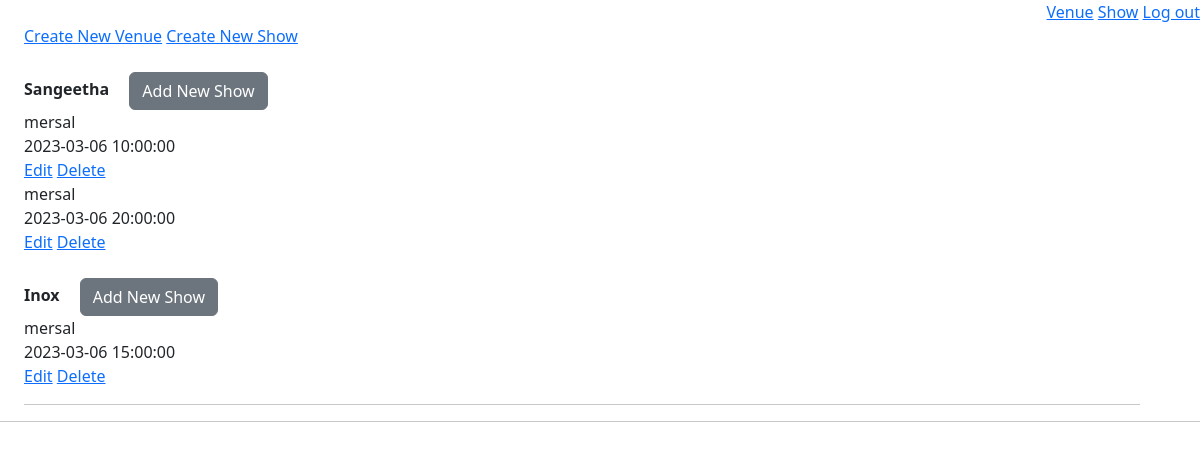
/admin/1/home, run on the app's committed database.
### models/module.py (models this page shows)
class Venue(db.Model):
    venue_id = db.Column(db.Integer, autoincrement=True, primary_key=True)
    venue_name = db.Column(db.String(), nullable=False)
    place = db.Column(db.String(), nullable=False)
    location = db.Column(db.String())
    max_capacity = db.Column(db.Integer, nullable=False)
    fare2D = db.Column(db.Integer, nullable=False)
    fare3D = db.Column(db.Integer, nullable=False)
    venueShows = db.relationship("Show",
                                 backref="venues",
                                 secondary="show_venue")

class Show(db.Model):
    show_id = db.Column(db.Integer, autoincrement=True, primary_key=True)
    show_name = db.Column(db.String(), unique=True, nullable=False)
    min_fare = db.Column(db.Integer, nullable=False)
    is3d = db.Column(db.Boolean, nullable=False)
    tags = db.relationship("Showtag", backref="shows")

class ShowVenue(db.Model):
    sv_id = db.Column(db.Integer, autoincrement=True, primary_key=True)
    show_id = db.Column(db.Integer,
                        db.ForeignKey("show.show_id"),
                        nullable=False)
    venue_id = db.Column(db.Integer,
                         db.ForeignKey("venue.venue_id"),
                         nullable=False)
    time = db.Column(db.DateTime)

### app.py (the view, shortened to what this page needs)
@app.route("/admin/<int:a_id>/home", methods={"GET", "POST"})
def adminHome(a_id):
    v = Venue.query.all()
    list = []
    for e in v:
        allVenueShow = ShowVenue.query.filter_by(venue_id=e.venue_id).all()
        if len(allVenueShow) > 0:
            eachjson = {}
            eachjson["venue_id"] = e.venue_id
            eachjson["venue_name"] = e.venue_name
            eachjson["place"] = e.place
            eachjson["location"] = e.location
            eachjson["shows"] = []
            for ee in allVenueShow:
                currentShow = Show.query.filter_by(show_id=ee.show_id).first()
                innerjson = {}
                innerjson["sv_id"] = ee.sv_id
                innerjson["time"] = ee.time
                innerjson["show_name"] = currentShow.show_name
                eachjson["shows"].append(innerjson)
            list.append(eachjson)
    return render_template("adminHome.html", Venue=list, adminId=a_id)

### templates/adminHome.html (shortened to what this page needs)
<!DOCTYPE html>
<html>
<head>
    <link href="https://cdn.jsdelivr.net/npm/bootstrap@5.3.0-alpha1/dist/css/bootstrap.min.css" rel="stylesheet"
>
    <link rel="stylesheet" href="https://cdnjs.cloudflare.com/ajax/libs/font-awesome/4.7.0/css/font-awesome.min.css">
</head>
<body>
    <div style="text-align: right;">
        <a href="/admin/{{adminId}}/venue">Venue</a>
        <a href="/admin/{{adminId}}/show">Show</a>
        <a href="/admin/login">Log out</a>
    </div>
    <div style="margin-left: 1%;" class="container">
        <a href="/admin/{{adminId}}/venue/create">Create New Venue</a>
        <a href="/admin/{{adminId}}/show/create">Create New Show</a>
        <br> {%for each in Venue%}
        <br> <b>{{each.venue_name}}&emsp;</b>
        <button type="submit" name="add" class="btn btn-secondary">Add New Show</button>
        {%for each1 in each.shows%}
        <div>
            <label>{{each1.show_name}}</label><br>
            <label>{{each1.time}}</label><br>
            <a name="edit" href="/admin/{{adminId}}/edit/{{svid}}">Edit</a>
            <a name="delete" href="/admin/{{adminId}}/delete/{{svid}}">Delete</a>
        </div>
        {%endfor%}
        {%endfor%}
        <hr>
    </div>
    <hr>
</body>
</html>

### templates/adminHome.html (style rules this page uses)
* { box-sizing: border-box; }

### data on the page
Venue: venue_name "Sangeetha"
Show: show_name "mersal", time "2023-03-06 10:00:00", time "2023-03-06 20:00:00", time "2023-03-06 15:00:00"
Venue: venue_name "Inox"
